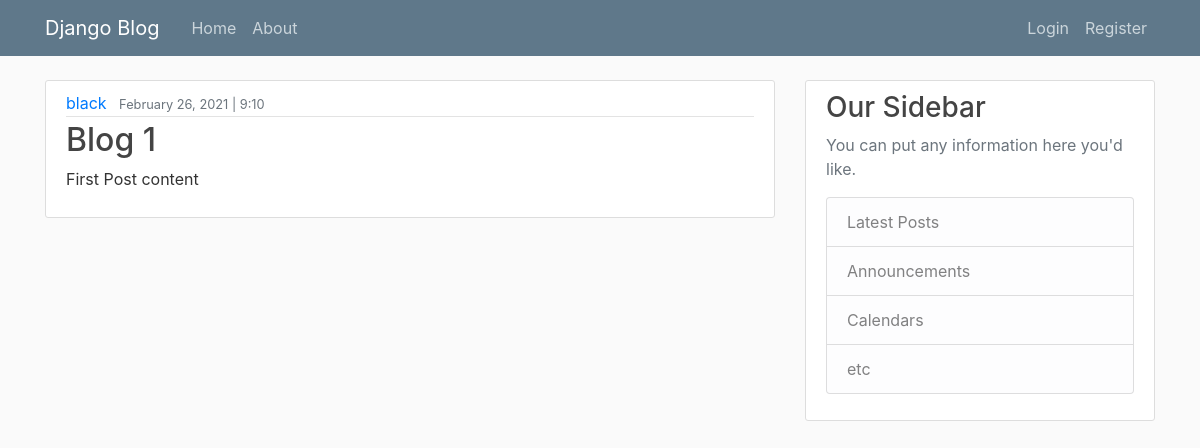
The app's page /, older data.
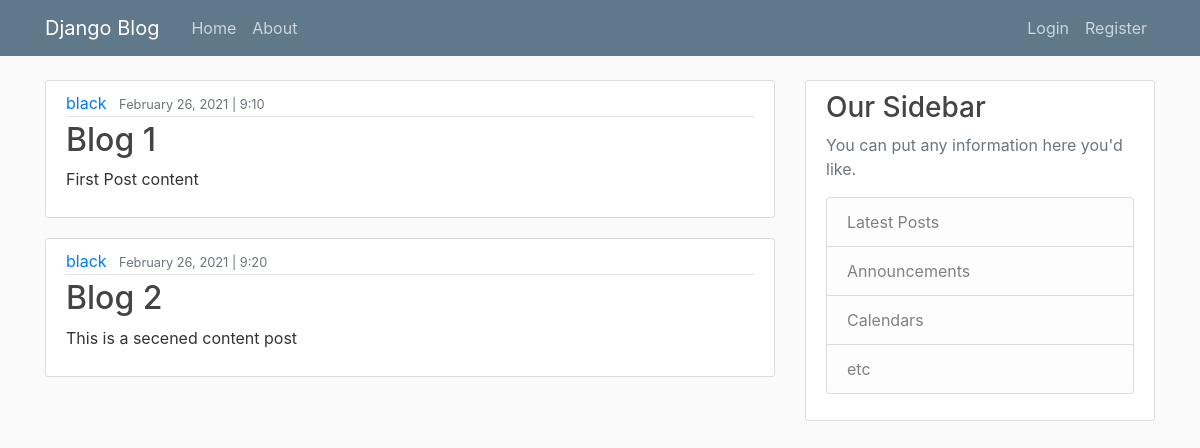
The same page, newer data.
### blog/models.py (models this page shows, shortened)
class Post(models.Model):
    title = models.CharField(max_length=60)
    content = models.TextField()
    date_posted = models.DateTimeField(default=timezone.now )
    author = models.ForeignKey(User, on_delete=models.CASCADE)

### blog/views.py (the view)
# urls.py: path('', home_view, name="blog-home"),
def home_view(request):
    post = Post.objects.all()
    context = {
        "post": post,
        "title": "Home"
    }
    return render(request, "blog/blog_home.html", context)

### blog/templates/blog/blog_home.html
{% extends "blog/base.html" %}
{% block content %}
        {% for item_post in post %}
            <article class="media content-section">
              <div class="media-body">
                <div class="article-metadata">
                  <a class="mr-2" href="#">{{ item_post.author }}</a>
                  <small class="text-muted">{{ item_post.date_posted|date:"F d, Y | f"}}</small>
                </div>
                <h2><a class="article-title" href="#">{{ item_post.title }}</a></h2>
                <p class="article-content">{{ item_post.content }}</p>
              </div>
            </article>
        {% endfor %}
{% endblock %}

Row changes from the older to the newer data that the page shows:
added Post: author "black", date_posted|f "February 26, 2021 | 9:20", title "Blog 2", content "This is a secened content post"
